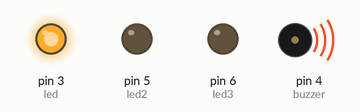
A sketch run on a simulated Arduino Uno, built with avr-gcc and run on an emulated ATmega328P. Shown: output pins drawn as LEDs (lit = HIGH), buzzer (waves = sounding, pin HIGH).

Above: at 1.0 s.
At 3.0 s:
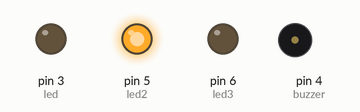
At 5.0 s:
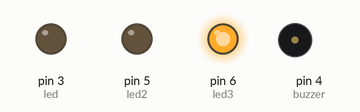
Timing chart, 0 to 7.8 s (numbered marks = the images above):
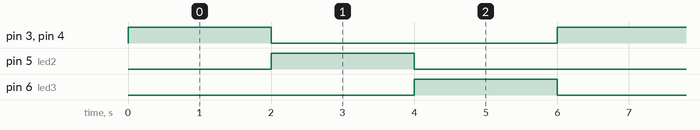

The sketch:

traffic-light.ino
```cpp
int led = 3;
int buzzer = 4;
int led2 = 5;
int led3 = 6;

void setup() {
  pinMode(led, OUTPUT);
  pinMode(buzzer, OUTPUT);
  pinMode(led2, OUTPUT);
  pinMode(led3, OUTPUT);
}

void loop() {
  digitalWrite(led, HIGH);
  digitalWrite(buzzer, HIGH);
  digitalWrite(led2, LOW);
  digitalWrite(led3, LOW);
  delay(2000);
  digitalWrite(led, LOW);
  digitalWrite(buzzer, LOW);
  digitalWrite(led2, HIGH);
  digitalWrite(led3, LOW);
  delay(2000);
  digitalWrite(led, LOW);
  digitalWrite(buzzer, LOW);
  digitalWrite(led2, LOW);
  digitalWrite(led3, HIGH);
  delay(2000);
}
```

Measured:
- by itself, pin 3 (led), pin 5 (led2), pin 6 (led3), pin 4 (buzzer): alternates HIGH for 2.0 s and LOW for 4.0 s
- by itself, everything shown: repeats every 6.0 s, in 3 steps
